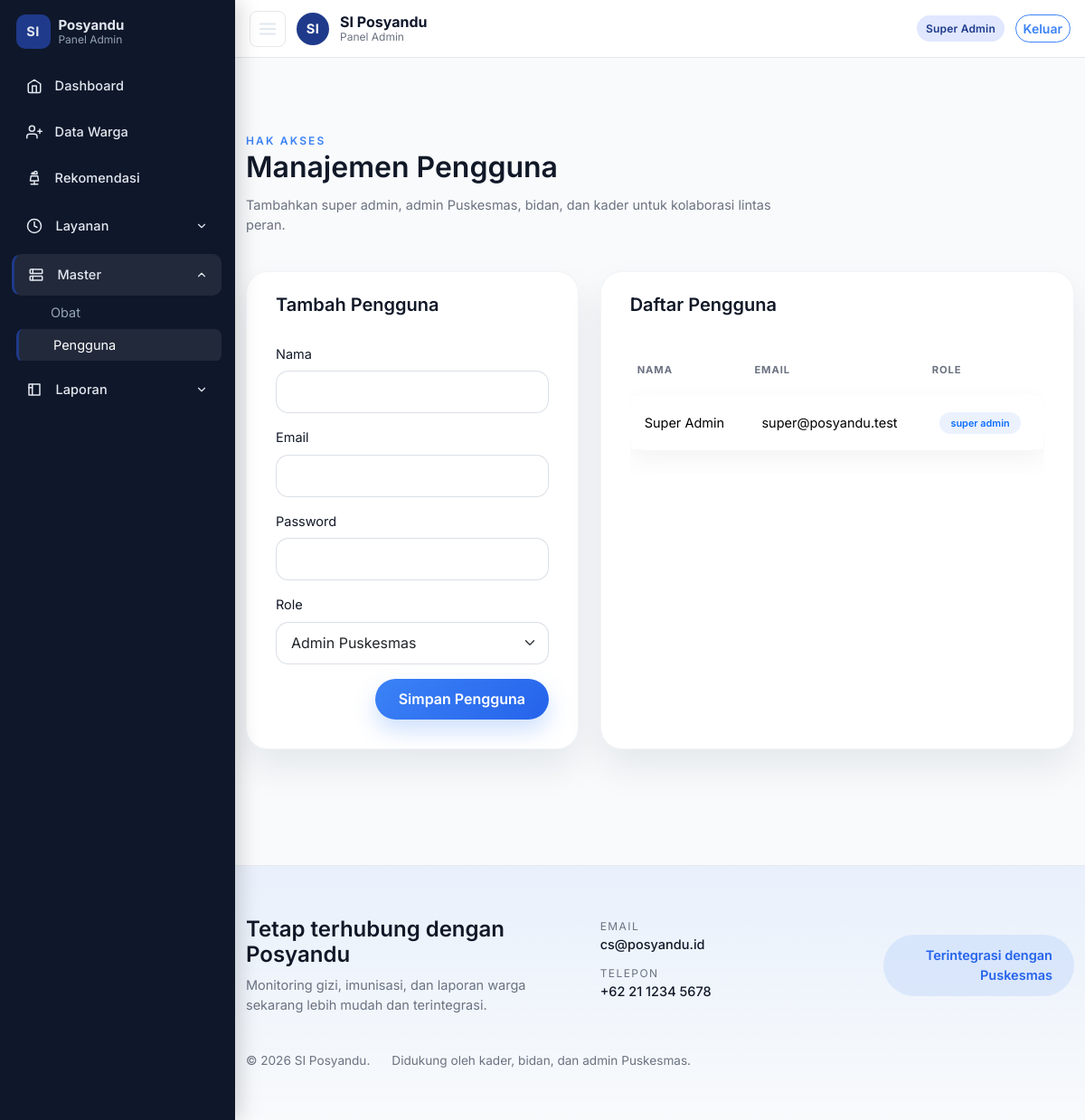
Before: /public/index.php?page=users (signed in) with the older database file.
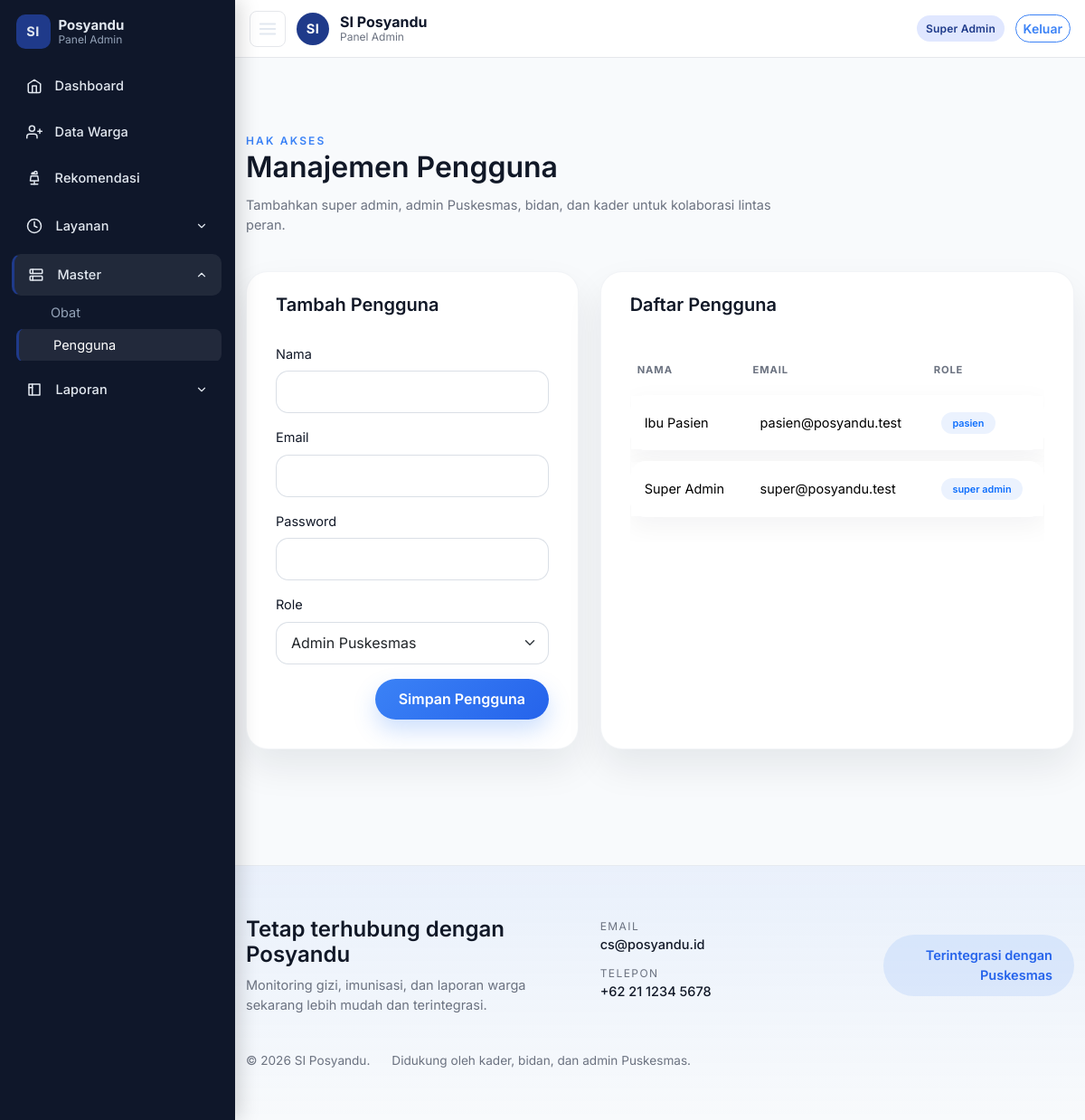
After: the same page with the newer database file.
### tables this page shows
CREATE TABLE users (
    id INT AUTO_INCREMENT PRIMARY KEY,
    name VARCHAR(100) NOT NULL,
    email VARCHAR(120) NOT NULL UNIQUE,
    password VARCHAR(255) NOT NULL,
    role ENUM('super_admin', 'admin', 'midwife', 'kader', 'pasien') NOT NULL DEFAULT 'kader',
    created_at TIMESTAMP DEFAULT CURRENT_TIMESTAMP
);

### app/Helpers.php (called while the page is built, shortened)
<?php
function app_config(): array
{
    static $config;
    if ($config === null) {
        $config = require __DIR__ . '/config.php';
    }
    return $config;
}
function config(?string $key = null, $default = null)
{
    $config = app_config();
    $segments = explode('.', $key);
    $value = $config;
    foreach ($segments as $segment) {
        $value = $value[$segment];
    }
    return $value;
}
function app_base_path(): string
{
    $base = trim((string) config('app.base_url', ''));
    if ($base === '' || $base === '/') {
        $scriptName = $_SERVER['SCRIPT_NAME'] ?? '/index.php';
        $dir = str_replace('\\', '/', dirname($scriptName));
        return rtrim($dir, '/');
    }
    return '/' . ltrim(rtrim($base, '/'), '/');
}
function app_entry_script(): string
{
    $base = app_base_path();
    $scriptName = $_SERVER['SCRIPT_NAME'] ?? '/index.php';
    return $base . '/index.php';
}
function url(string $path = ''): string
{
    $base = app_base_path();
    if ($path[0] === '?') {
        return app_entry_script() . $path;
    }
    $prefix = $base === '' ? '' : rtrim($base, '/');
    return $prefix . '/' . ltrim($path, '/');
}
function user(): ?array
{
    return $_SESSION['user'] ?? null;
}

### app/Models/BaseModel.php (called while the page is built, shortened)
<?php
abstract class BaseModel
{
    public function __construct()
    {
        $this->db = Database::getInstance();
    }
}

### app/Database.php (called while the page is built, shortened)
<?php
class Database
{
    private static ?\PDO $instance = null;
    public static function getInstance(): \PDO
    {
        if (self::$instance === null) {
            $db = config('db');
            $dsn = sprintf(
                'mysql:host=%s;port=%s;dbname=%s;charset=%s',
                $db['host'],
                $db['port'],
                $db['database'],
                $db['charset']
            );
            try {
                self::$instance = new \PDO($dsn, $db['username'], $db['password'], [
                    \PDO::ATTR_ERRMODE => \PDO::ERRMODE_EXCEPTION,
                    \PDO::ATTR_DEFAULT_FETCH_MODE => \PDO::FETCH_ASSOC,
                ]);
            } catch (\PDOException $e) {
                if (str_contains($e->getMessage(), 'Unknown database')) {
                    self::createDatabase($db);
                    self::$instance = new \PDO($dsn, $db['username'], $db['password'], [
                        \PDO::ATTR_ERRMODE => \PDO::ERRMODE_EXCEPTION,
                        \PDO::ATTR_DEFAULT_FETCH_MODE => \PDO::FETCH_ASSOC,
                    ]);
                } else {
                    throw $e;
                }
            }
        }
        return self::$instance;
    }
}

### app/Models/User.php (called while the page is built, shortened)
<?php
class User extends BaseModel
{
    public function all(): array
    {
        $stmt = $this->db->query('SELECT id, name, email, role FROM users ORDER BY name');
        return $stmt->fetchAll();
    }
}

### app/Controllers/UserController.php (called while the page is built, shortened)
<?php
class UserController
{
    private User $users;
    public function __construct()
    {
        $this->users = new User();
    }
    public function index(): void
    {
        $users = $this->users->all();
        include __DIR__ . '/../Views/users/index.php';
    }
}

### app/config.php (called while the page is built)
<?php
return [
    'db' => [
        'host' => '127.0.0.1',
        'port' => '3306',
        'database' => 'si_posyandu',
        'username' => 'root',
        'password' => '',
        'charset' => 'utf8mb4',
    ],
    'app' => [
        'base_url' => getenv('APP_BASE_URL') ?: '',
        'name' => 'SI Posyandu',
        'timezone' => getenv('APP_TIMEZONE') ?: 'Asia/Jakarta'
    ],
    'midtrans' => [
        'server_key' => getenv('MIDTRANS_SERVER_KEY') ?: '__MIDTRANS_SERVER_KEY__',
        'client_key' => getenv('MIDTRANS_CLIENT_KEY') ?: '__MIDTRANS_CLIENT_KEY__',
        'merchant_id' => getenv('MIDTRANS_MERCHANT_ID') ?: '__MIDTRANS_MERCHANT_ID__',
        'is_production' => getenv('MIDTRANS_IS_PRODUCTION') === 'true'
    ]
];

### app/Views/users/index.php (the view, shortened to what the rows shown need)
<?php include __DIR__ . '/../layouts/header.php'; ?>
<section class="section section--page">
    <div class="container">
        <div class="section-heading">
            <h2 class="section-title">Manajemen Pengguna</h2>
        </div>
        <div class="row g-4">
            <div class="col-lg-7">
                <div class="surface-card h-100">
                    <div class="surface-body">
                        <div class="table-responsive">
                            <table class="table table-modern align-middle">
                                <thead>
                                    <tr>
                                        <th>Nama</th>
                                        <th>Email</th>
                                        <th>Role</th>
                                    </tr>
                                </thead>
                                <tbody>
                                    <?php foreach ($users as $item): ?>
                                        <tr>
                                            <td><?= htmlspecialchars($item['name']) ?></td>
                                            <td><?= htmlspecialchars($item['email']) ?></td>
                                            <td><span class="badge bg-soft-primary text-primary"><?= htmlspecialchars(str_replace('_', ' ', $item['role'])) ?></span></td>
                                        </tr>
                                    <?php endforeach; ?>
                                </tbody>
                            </table>
                        </div>
                    </div>
                </div>
            </div>
        </div>
    </div>
</section>
<?php include __DIR__ . '/../layouts/footer.php'; ?>

### app/Views/layouts/nav.php (shortened to what the rows shown need)
<?php
$currentUser = user();
$currentPage = $_GET['page'] ?? ($currentUser ? 'dashboard' : 'landing');
$isAdminOrSuper = $currentUser && in_array($currentUser['role'], ['admin', 'super_admin'], true);
$layananPages = ['measurements', 'immunizations', 'reminders'];
$reportPages = ['reports', 'fulfillment-orders'];
$isLayananActive = in_array($currentPage, $layananPages, true);
$isMasterActive = $isAdminOrSuper && (
    $currentPage === 'medicines'
    || str_starts_with($currentPage, 'admin-medicines')
    || $currentPage === 'users'
);
$isReportActive = in_array($currentPage, $reportPages, true);
?>
<?php if ($currentUser && $currentUser['role'] !== 'pasien'): ?>
    <div class="admin-layout" data-sidebar>
        <aside class="sidebar" id="adminSidebar">
            <div class="sidebar__top">
                <a class="sidebar__brand" href="<?= url('?page=dashboard') ?>">
                    <span class="brand__mark">SI</span>
                    <div class="brand__text">
                        <span class="brand__title">Posyandu</span>
                        <small class="brand__subtitle">Panel Admin</small>
                    </div>
                </a>
            </div>
            <nav class="sidebar__menu">
                <a class="nav-item <?= $currentPage === 'dashboard' ? 'nav-item--active' : '' ?>" href="<?= url('?page=dashboard') ?>" data-label="Dashboard">
                    <span class="nav-item__icon">
                        <svg width="18" height="18" viewBox="0 0 24 24" fill="none" stroke="currentColor" stroke-width="2" stroke-linecap="round" stroke-linejoin="round">
                            <path d="M3 9l9-6 9 6"/><path d="M9 22V12h6v10"/><path d="M21 10v10a2 2 0 0 1-2 2H5a2 2 0 0 1-2-2V10"/>
                        </svg>
                    </span>
                    <span class="nav-item__label">Dashboard</span>
                </a>
                <a class="nav-item <?= $currentPage === 'residents' ? 'nav-item--active' : '' ?>" href="<?= url('?page=residents') ?>" data-label="Data Warga">
                    <span class="nav-item__icon">
                        <svg width="18" height="18" viewBox="0 0 24 24" fill="none" stroke="currentColor" stroke-width="2" stroke-linecap="round" stroke-linejoin="round">
                            <path d="M16 21v-2a4 4 0 0 0-4-4H5a4 4 0 0 0-4 4v2"/>
                            <circle cx="8.5" cy="7" r="4"/>
                            <path d="M20 8v6"/><path d="M23 11h-6"/>
                        </svg>
                    </span>
                    <span class="nav-item__label">Data Warga</span>
                </a>
                <a class="nav-item <?= ($currentPage === 'recommendations' || str_starts_with($currentPage, 'admin-recommendations')) ? 'nav-item--active' : '' ?>" href="<?= url('?page=recommendations') ?>" data-label="Rekomendasi">
                    <span class="nav-item__icon">
                        <svg width="18" height="18" viewBox="0 0 24 24" fill="none" stroke="currentColor" stroke-width="2" stroke-linecap="round" stroke-linejoin="round">
                            <path d="M7 21h10"/><path d="M12 17v4"/><path d="M7 9h10l1 7H6z"/><path d="M12 4a2 2 0 1 1 4 0v2H8V6a2 2 0 1 1 4 0"/>
                        </svg>
                    </span>
                    <span class="nav-item__label">Rekomendasi</span>
                </a>
                <div class="nav-group <?= $isLayananActive ? 'nav-group--open nav-group--active' : '' ?>" data-dropdown="layanan">
                    <button class="nav-group__toggle" type="button" data-label="Layanan">
                        <span class="nav-item__icon">
                            <svg width="18" height="18" viewBox="0 0 24 24" fill="none" stroke="currentColor" stroke-width="2" stroke-linecap="round" stroke-linejoin="round">
                                <circle cx="12" cy="12" r="10"/><path d="M12 6v6l4 2"/>
                            </svg>
                        </span>
                        <span class="nav-item__label">Layanan</span>
                        <span class="nav-group__caret" aria-hidden="true">
                            <svg width="14" height="14" viewBox="0 0 24 24" fill="none" stroke="currentColor" stroke-width="2" stroke-linecap="round" stroke-linejoin="round"><polyline points="6 9 12 15 18 9"></polyline></svg>
                        </span>
                    </button>
                </div>
                <?php if ($isAdminOrSuper): ?>
                    <div class="nav-group <?= $isMasterActive ? 'nav-group--open nav-group--active' : '' ?>" data-dropdown="master">
                        <button class="nav-group__toggle" type="button" data-label="Master">
                            <span class="nav-item__icon">
                                <svg width="18" height="18" viewBox="0 0 24 24" fill="none" stroke="currentColor" stroke-width="2" stroke-linecap="round" stroke-linejoin="round">
                                    <rect x="3" y="4" width="18" height="6" rx="1"/><rect x="3" y="14" width="18" height="6" rx="1"/><path d="M7 4v6"/><path d="M7 14v6"/>
                                </svg>
                            </span>
                            <span class="nav-item__label">Master</span>
                            <span class="nav-group__caret" aria-hidden="true">
                                <svg width="14" height="14" viewBox="0 0 24 24" fill="none" stroke="currentColor" stroke-width="2" stroke-linecap="round" stroke-linejoin="round"><polyline points="6 9 12 15 18 9"></polyline></svg>
                            </span>
                        </button>
                        <div class="nav-submenu" data-menu="master">
                            <a class="nav-sublink <?= $currentPage === 'medicines' || str_starts_with($currentPage, 'admin-medicines') ? 'nav-sublink--active' : '' ?>" href="<?= url('?page=medicines') ?>">Obat</a>
                            <a class="nav-sublink <?= $currentPage === 'users' ? 'nav-sublink--active' : '' ?>" href="<?= url('?page=users') ?>">Pengguna</a>
                        </div>
                    </div>
                <?php endif; ?>
                <div class="nav-group <?= $isReportActive ? 'nav-group--open nav-group--active' : '' ?>" data-dropdown="report">
                    <button class="nav-group__toggle" type="button" data-label="Laporan">
                        <span class="nav-item__icon">
                            <svg width="18" height="18" viewBox="0 0 24 24" fill="none" stroke="currentColor" stroke-width="2" stroke-linecap="round" stroke-linejoin="round">
                                <path d="M4 4h16v16H4z"/><path d="M9 4v16"/><path d="M4 9h5"/>
                            </svg>
                        </span>
                        <span class="nav-item__label">Laporan</span>
                        <span class="nav-group__caret" aria-hidden="true">
                            <svg width="14" height="14" viewBox="0 0 24 24" fill="none" stroke="currentColor" stroke-width="2" stroke-linecap="round" stroke-linejoin="round"><polyline points="6 9 12 15 18 9"></polyline></svg>
                        </span>
                    </button>
                </div>
            </nav>
        </aside>
        <div class="admin-main">
            <div class="admin-topbar">
                <div class="admin-topbar__left">
                    <button id="sidebarToggle" class="sidebar__toggle icon-btn" type="button" data-sidebar-toggle aria-label="Toggle sidebar">
                        <svg width="22" height="22" viewBox="0 0 24 24" fill="none" stroke="currentColor" stroke-width="2" stroke-linecap="round" stroke-linejoin="round">
                            <line x1="3" y1="6" x2="21" y2="6"></line>
                            <line x1="3" y1="12" x2="21" y2="12"></line>
                            <line x1="3" y1="18" x2="21" y2="18"></line>
                        </svg>
                    </button>
                    <div class="topbar-brand" aria-label="Brand">
                        <div class="topbar-brand__logo">SI</div>
                        <div class="topbar-brand__text">
                            <div class="brand-title">SI Posyandu</div>
                            <div class="brand-subtitle">Panel Admin</div>
                        </div>
                    </div>
                </div>
                <div class="admin-topbar__right">
                    <span class="role-badge">
                        <?= htmlspecialchars(ucwords(str_replace('_', ' ', $currentUser['role']))) ?>
                    </span>
                    <a class="btn btn-outline-primary btn-sm" href="<?= url('?page=logout') ?>">Keluar</a>
                </div>
            </div>
<?php endif; ?>

Changed rows visible on the page:
added users: name "Ibu Pasien", email "pasien@posyandu.test", role "pasien"
